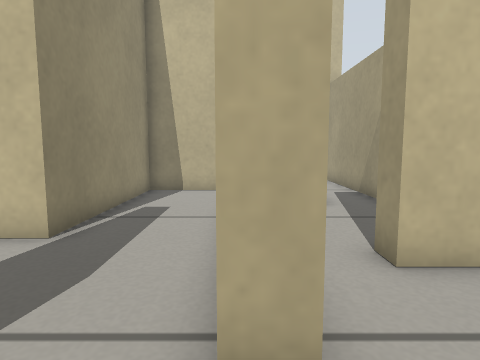
View 1 (above)

21 first-person views from a walk through a world built for the Gazebo simulator. The camera is 0.35 m above the floor, tilts 6° down and sees 75° across. The floor is counted in squares, 0.2 m on a side. Each view is taken from the middle of a square. On the plan, view 1 faces up. The plan holds only what a view shows up to about 16 squares ahead; the rest is blank.

View 2
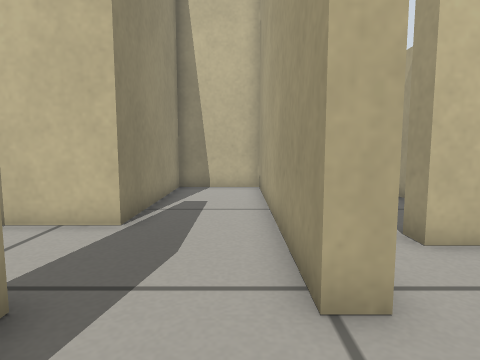

View 3
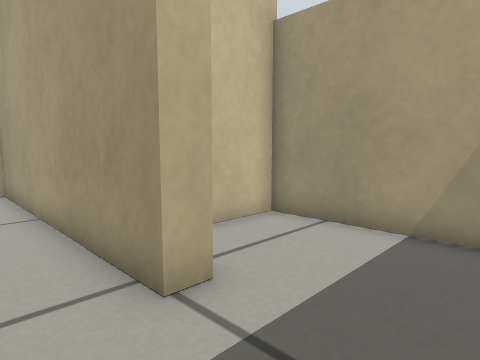

View 4
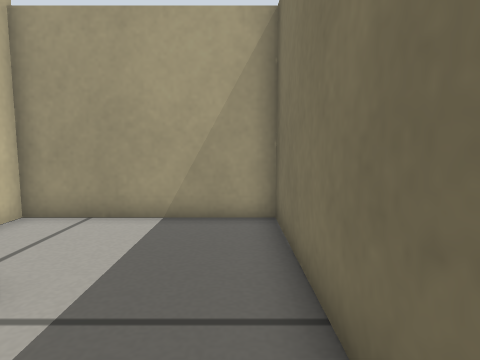

View 5
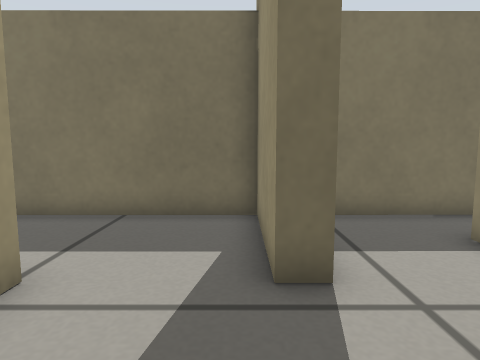

View 6
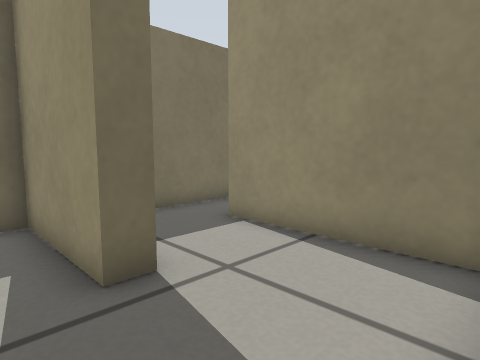

View 7
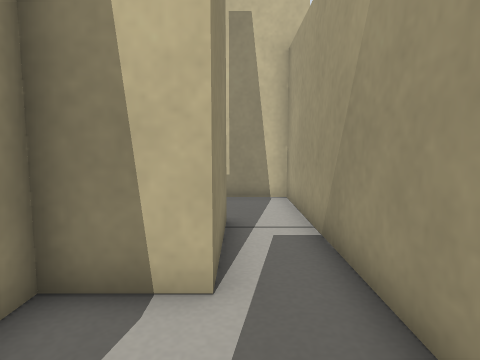

View 8
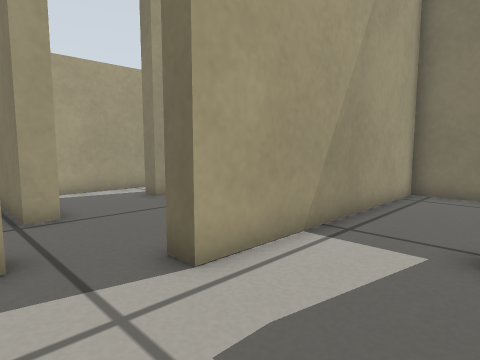

View 9
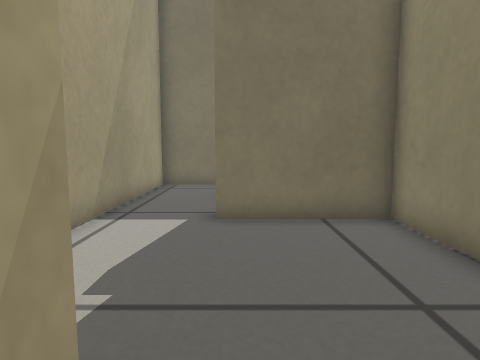

View 10
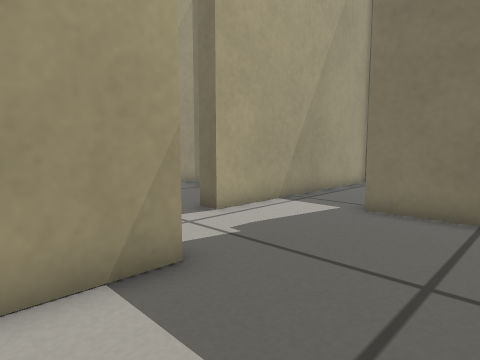

View 11
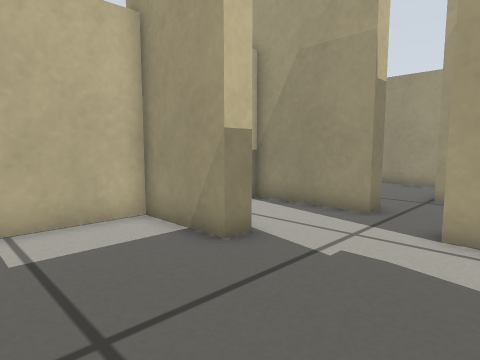

View 12
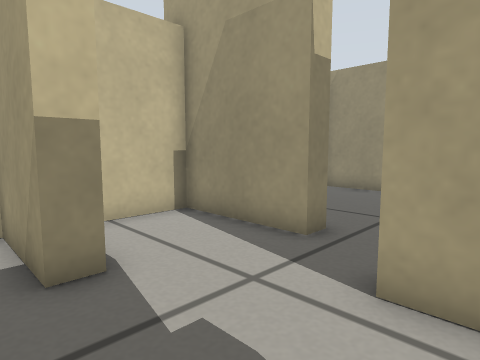

View 13
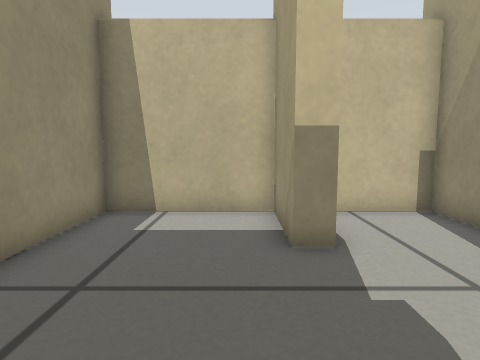

View 14
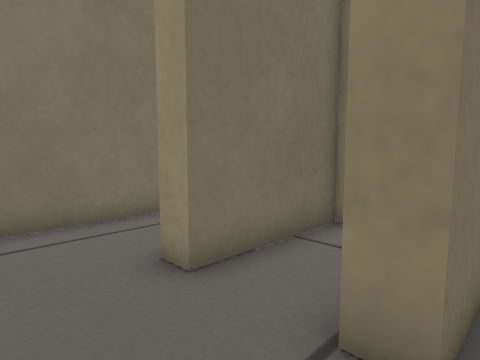

View 15
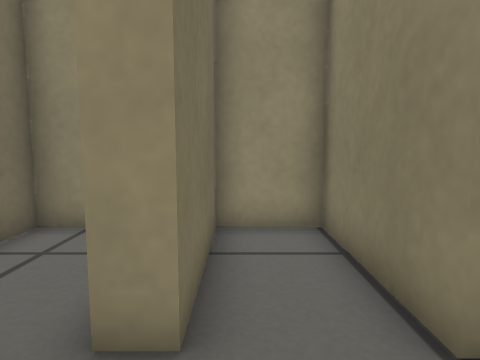

View 16
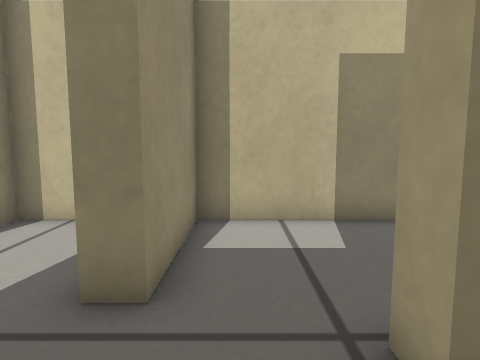

View 17
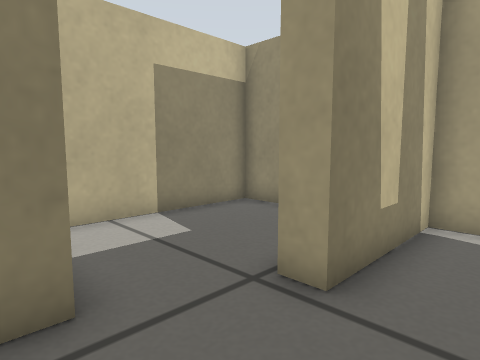

View 18
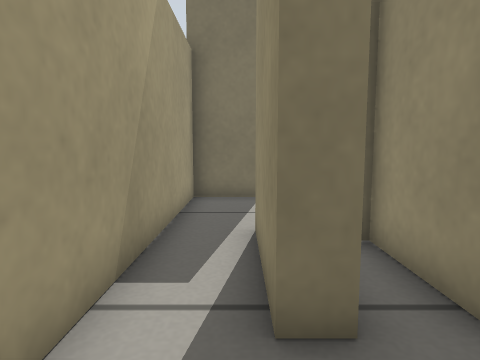

View 19
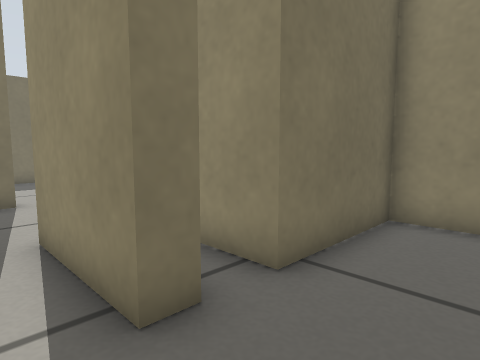

View 20
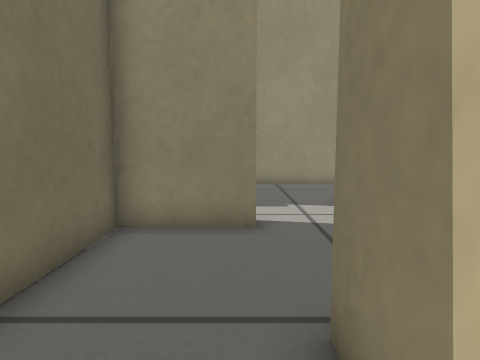

View 21
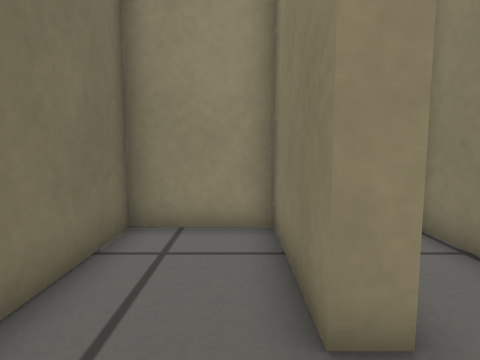

### Floor plan
Points are (right, up) in squares from view 1. A wall is a line through its corners. A room is listed if a view was taken in it or the views show most of it. See-through windows are left out.
Room 1 (view 1)
walls: (0.6, 2.1) (-0.2, 2.1); (-0.4, -1.9) (4.6, -1.9) (4.6, 4.4) (2.3, 4.4)
ways out: opening at (0, 0.5) to room 2; opening at (1.5, 5) to room 3
Room 2 (views 2, 3, 4, 5, 6)
walls: (-0.2, 2.1) (-0.2, 12.6) (-3.7, 12.6) (-3.7, 5.8); (-4.3, 2.1) (-3.4, 2.1) (-3.4, -1.9) (-0.4, -1.9)
ways out: opening at (0, 0.5) to room 1; opening at (-4, 4) to room 10
Room 3 (views 7, 18, 19, 20)
walls: (1.9, 13.3) (2.7, 13.3) (2.7, 9.6) (0.6, 9.6) (0.6, 9); (2.3, 4.4) (2.3, 5.2) (4.6, 5.2) (4.6, 16.8) (1.5, 16.8)
ways out: opening at (1.5, 5) to room 1; opening at (2, 15) to room 6
Room 4 (views 8, 9, 10, 11, 12, 13, 14)
walls: (-6.2, 19.3) (-7.1, 19.3) (-7.1, 22.4) (-11.7, 22.4) (-11.7, 13.5) (-7.4, 13.5); (-2.8, 18.3) (-2.8, 22.4) (-6.3, 22.4) (-6.3, 21.8); (-4.4, 13.6) (-4.4, 16.3)
ways out: opening at (-6, 13) to room 5; opening at (-3.5, 17.5) to room 6
Room 5 (view 15)
walls: (-7.4, 13.5) (-7.4, 12.8) (-11.7, 12.8) (-11.7, 10.5) (-7.4, 10.5) (-7.4, 9.7); (-4.4, 9.6) (-4.4, 13.6)
ways out: opening at (-6, 13) to room 4; opening at (-6, 10) to room 7
Room 6 (views 16, 17)
walls: (1.5, 16.8) (0.3, 16.8) (0.3, 17.6); (-4.4, 16.3) (-3.7, 16.3) (-3.7, 13.3) (0.6, 13.3) (0.6, 10.2); (1.9, 12.3) (1.9, 13.3)
ways out: opening at (2, 15) to room 3; opening at (-3.5, 17.5) to room 4; opening at (-1, 18) to room 8
Room 7 (view 21)
walls: (-7.4, 9.7) (-11.7, 9.7) (-11.7, 6.6) (-4.4, 6.6) (-4.4, 9.6)
ways out: opening at (-6, 10) to room 5
Room 8 (no view inside)
walls: (0.3, 17.6) (3.2, 17.6); (4.6, 18.5) (4.6, 22.4) (-2, 22.4) (-2, 18.3) (-2.8, 18.3)
ways out: opening at (-1, 18) to room 6
Room 9 (no view inside)
walls: (-7.4, 2.5) (-7.4, 0.1); (-8.4, -1.9) (-5.4, -1.9)
ways out: opening at (-6, 1.5) to room 10; opening at (-8, -0.5)
Room 10 (no view inside)
walls: (-7.4, 5.4) (-7.4, 2.5); (-3.7, 5.8) (-6.4, 5.8)
ways out: opening at (-4, 4) to room 2; opening at (-6, 1.5) to room 9

Where each view was taken, in squares from view 1:
view 1: 0 up, 0 right, facing up
view 2: 1 down, 1 left, facing up
view 3: 1 down, 2 left, facing up-right
view 4: 1 down, 3 left, facing right
view 5: 6 up, 3 left, facing down
view 6: 6 up, 2 left, facing down-left
view 7: 6 up, 3 right, facing up
view 8: 19 up, 8 left, facing down-right
view 9: 21 up, 8 left, facing down
view 10: 22 up, 11 left, facing down-right
view 11: 15 up, 11 left, facing up-right
view 12: 15 up, 8 left, facing up-right
view 13: 14 up, 8 left, facing up
view 14: 14 up, 5 left, facing down-left
view 15: 11 up, 5 left, facing left
view 16: 15 up, 1 left, facing up
view 17: 15 up, 3 left, facing up-right
view 18: 16 up, 3 right, facing down
view 19: 16 up, 4 right, facing down-left
view 20: 16 up, 3 right, facing left
view 21: 9 up, 5 left, facing left
